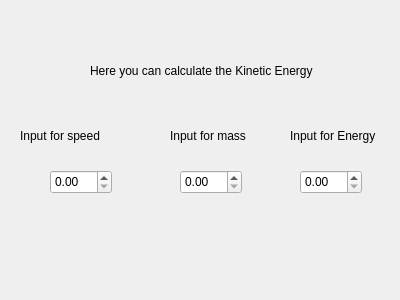
<?xml version="1.0" encoding="UTF-8"?>
<ui version="4.0">
 <class>Form</class>
 <widget class="QWidget" name="Form">
  <property name="geometry">
   <rect>
    <x>0</x>
    <y>0</y>
    <width>400</width>
    <height>300</height>
   </rect>
  </property>
  <property name="windowTitle">
   <string>Form</string>
  </property>
  <widget class="QLabel" name="label">
   <property name="geometry">
    <rect>
     <x>90</x>
     <y>40</y>
     <width>261</width>
     <height>61</height>
    </rect>
   </property>
   <property name="text">
    <string>Here you can calculate the Kinetic Energy</string>
   </property>
  </widget>
  <widget class="QLabel" name="label_4">
   <property name="geometry">
    <rect>
     <x>290</x>
     <y>120</y>
     <width>101</width>
     <height>31</height>
    </rect>
   </property>
   <property name="text">
    <string>Input for Energy</string>
   </property>
  </widget>
  <widget class="QLabel" name="label_3">
   <property name="geometry">
    <rect>
     <x>170</x>
     <y>120</y>
     <width>101</width>
     <height>31</height>
    </rect>
   </property>
   <property name="text">
    <string>Input for mass</string>
   </property>
  </widget>
  <widget class="QDoubleSpinBox" name="doubleSpinBox_3">
   <property name="geometry">
    <rect>
     <x>300</x>
     <y>170</y>
     <width>62</width>
     <height>24</height>
    </rect>
   </property>
  </widget>
  <widget class="QDoubleSpinBox" name="doubleSpinBox">
   <property name="geometry">
    <rect>
     <x>50</x>
     <y>170</y>
     <width>62</width>
     <height>24</height>
    </rect>
   </property>
  </widget>
  <widget class="QLabel" name="label_2">
   <property name="geometry">
    <rect>
     <x>20</x>
     <y>120</y>
     <width>111</width>
     <height>31</height>
    </rect>
   </property>
   <property name="text">
    <string>Input for speed</string>
   </property>
  </widget>
  <widget class="QDoubleSpinBox" name="doubleSpinBox_2">
   <property name="geometry">
    <rect>
     <x>180</x>
     <y>170</y>
     <width>62</width>
     <height>24</height>
    </rect>
   </property>
  </widget>
 </widget>
 <resources/>
 <connections/>
</ui>
